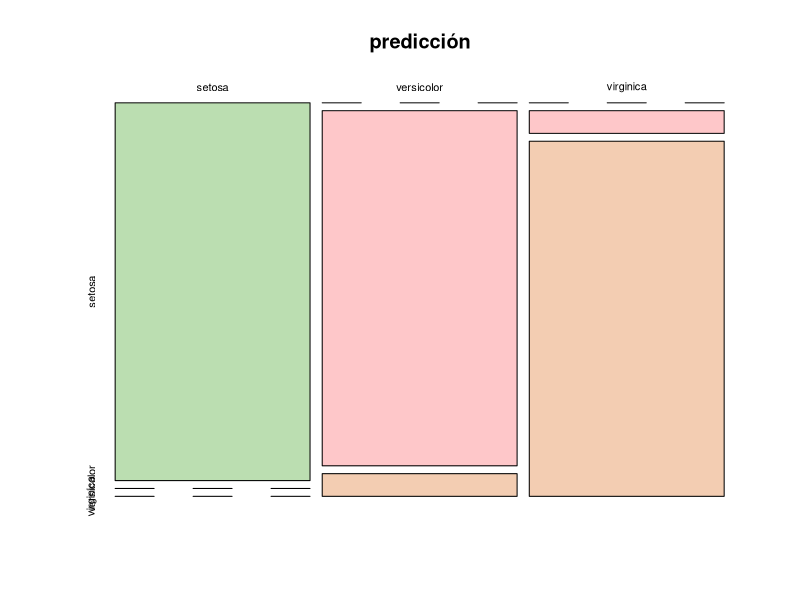

Recreate this plot in R.
install.packages("e1071")
library(e1071)
data(iris)
View(iris)
clasificador <- naiveBayes(Species ~ ., data = iris)
clasificador
predicción<- table(predict(clasificador, iris), iris[,5])
predicción
clasificador$apriori
plot(predicción,col = hcl(c(120, 10,44)))